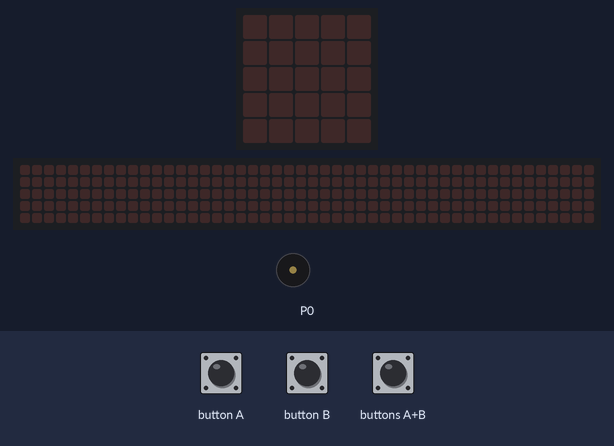
Recording of a program running on a simulated BBC micro:bit (MakeCode). Shown: the board's 5×5 LED display, a strip that is not on the board, showing the scrolling text unrolled, buzzer (waves = sounding). Inputs (shaded band) come from the test bench. The 48×5 strip is a reading aid, not a part: it shows the text the display is scrolling, unrolled, one strip-width of it at a time.

Above: at 1.2 s.
1.3 s: button A pressed for 0.15 s
At 3.9 s:
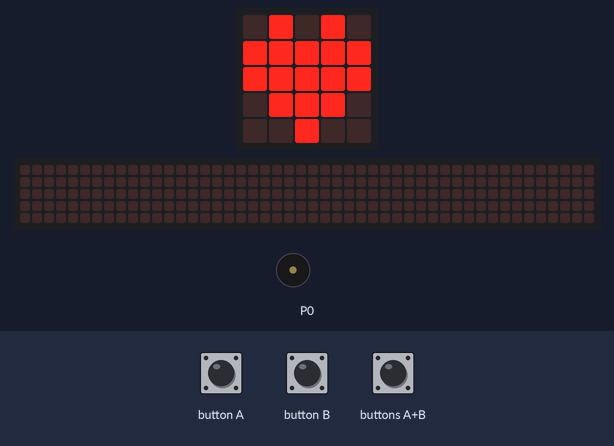
4.3 s: button B pressed for 0.15 s
At 4.87 s:
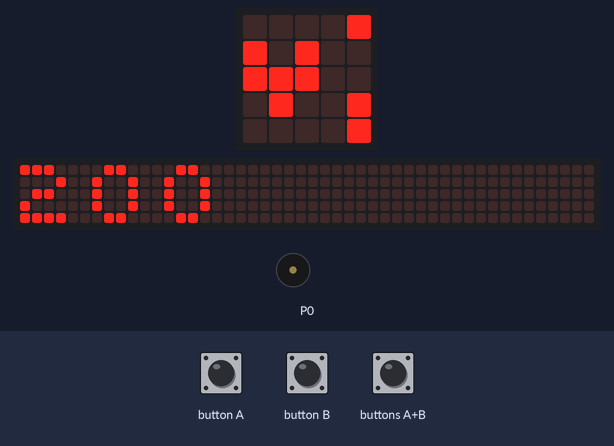
7.3 s: button B pressed for 0.15 s
At 15.6 s:
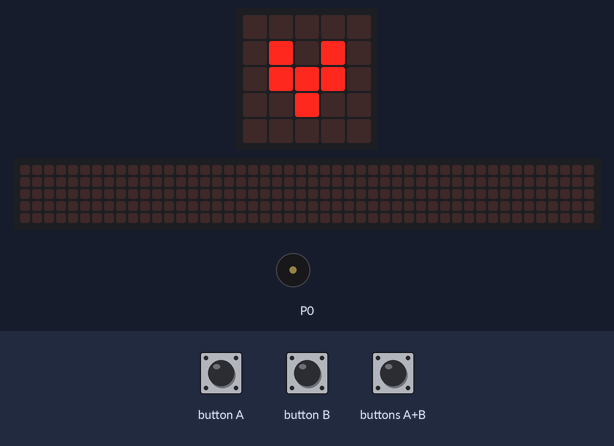
Timing chart, 0 to 16.4 s (numbered marks = the images above; inputs shaded):
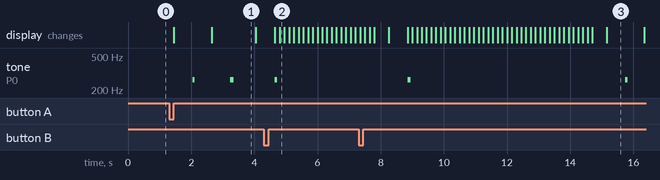

Measured:
- after the input at 1.3 s, tone on P0: alternates 262 Hz for 0.09 s and silent for 1.1 s, starting after 0.75 s; the display: first changes after 0.15 s (image 1 shows a later state)
- after the input at 4.3 s, tone on P0: goes on until 4.7 s, then stays silent; the display: first changes after 0.35 s (image 2 shows a later state)
- after the input at 7.3 s, tone on P0: silent → 262 Hz after 8.5 s, → silent 0.07 s later; the display: first differs from a run without the input after 1.6 s (image 3 shows a later state)
- what the display in image 1 shows lasts 1.5 s, from 2.6 s to 4.1 s

The program:

main.ts
```typescript
input.onButtonPressed(Button.A, function () {
    for (let index = 0; index < 5; index++) {
        basic.showIcon(IconNames.SmallHeart)
        music.ringTone(262)
        basic.pause(70)
        music.rest(music.beat(BeatFraction.Whole))
        basic.pause(t1)
        basic.showIcon(IconNames.Heart)
        music.ringTone(262)
        basic.pause(100)
        music.rest(music.beat(BeatFraction.Whole))
        basic.pause(t2)
    }
})
/**
 * Oppgave 4
 *
 * Lag et program som "blinker" hjerteikonet 5 ganger når du klikker på A-knappen.
 *
 * Eksperimentere videre med github. Hva skjer når Readme-fil endres i github og er nytt forsøk lastes opp. Må muligens bruke en annen fil til kommentarer og info.
 *
 * Vil prøve å lage et "ekte hjerte" med annen sekvens og lyd. Muligens noe slikt i oppg 4, men får se. https://www.youtube.com/watch?v=SVqU5YeKfEM
 *
 * Knapp A gjør som oppgaven sier og blinker sekvens 5 ganger
 *
 * Knapp B øker hjerterytmen med å multiplisere (1/1.5)
 *
 * Knapp A og B senker rytmen med 1.5
 *
 * Da blir risting brukt til å nullstille slik hjertet er ved start.
 *
 * Mulige variasjoner for oppg. 4.
 *
 * Vurdere å teste med tilt slik at vannrett = ok hjerterytme, mens loddrett framover er hurtig og bakover er "Game over"...
 *
 * Lyden går da over til EKG kontinuerlig lyd (irriterende som bare det, men gøy ide.
 *
 * Noe for en annen oppgave
 */
input.onButtonPressed(Button.AB, function () {
    t2 = t2 * 1.5
})
input.onButtonPressed(Button.B, function () {
    basic.showNumber(t2)
    t2 = t2 / 1.5
})
input.onGesture(Gesture.Shake, function () {
    t0 = 0
    t1 = 20
    t2 = 200
})
let t2 = 0
let t1 = 0
let t0 = 0
t0 = 0
t1 = 20
t2 = 200
basic.forever(function () {
    // Tom for første gangen.
    basic.pause(1)
})
```

test.ts
```typescript
// testene settes inn her; disse vil ikke kompilert så lenge denne pakken blir brukt som en utvidelse.
```
